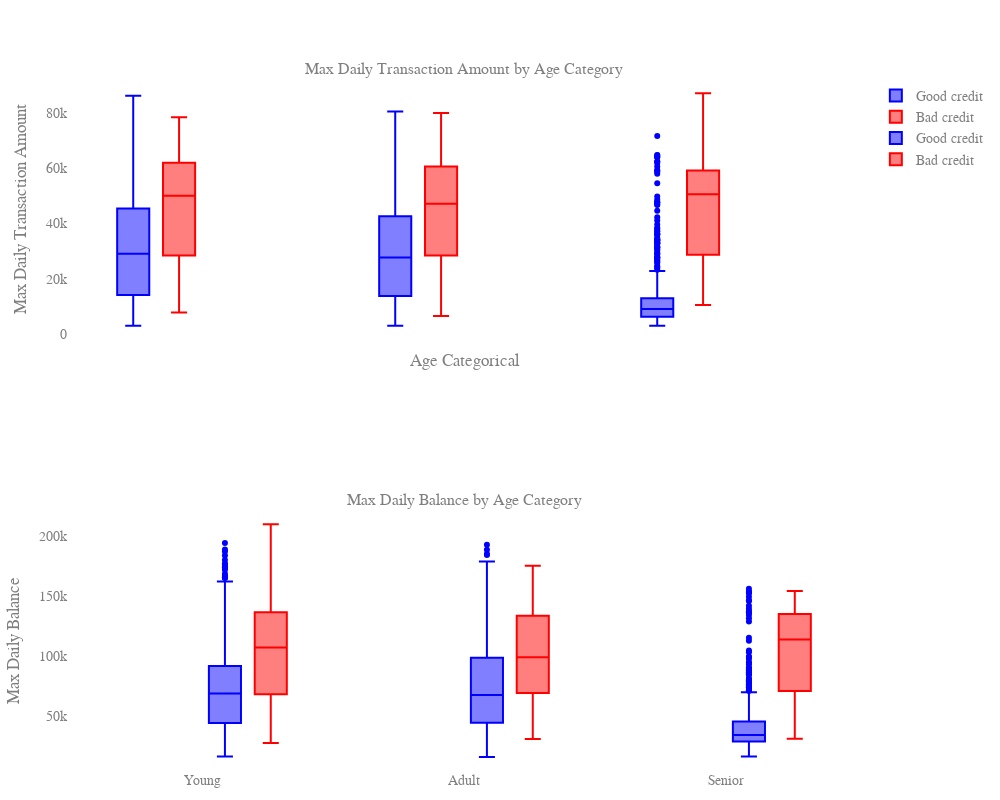

Notebook cell for this chart:
### Code cell
#Let's look the Credit Amount column
interval = (18, 35, 60, 120)

cats = ['Young', 'Adult', 'Senior']
df["Age_cat"] = pd.cut(df['AGE'], interval, labels=cats)


df_good = df[df["TARGET"] == 0]
df_bad = df[df["TARGET"] == 1]

# Create a subplot with two rows and one column
fig = make_subplots(rows=2, cols=1, shared_xaxes=True, subplot_titles=['Max Daily Transaction Amount by Age Category', 'Max Daily Balance by Age Category'])

# Box plot for "Max Transaction Amount"
trace0 = go.Box(
    y=df_good["AMOUNT"],
    x=df_good["Age_cat"],
    name='Good credit',
    marker=dict(color='blue')
)

trace1 = go.Box(
    y=df_bad['AMOUNT'],
    x=df_bad['Age_cat'],
    name='Bad credit',
    marker=dict(color='red')
)

fig.add_trace(trace0, row=1, col=1)
fig.add_trace(trace1, row=1, col=1)

# Box plot for "Max Daily Balance"
trace2 = go.Box(
    y=df_good["BALANCE"],
    x=df_good["Age_cat"],
    name='Good credit',
    marker=dict(color='blue')
)

trace3 = go.Box(
    y=df_bad['BALANCE'],
    x=df_bad['Age_cat'],
    name='Bad credit',
    marker=dict(color='red')
)

fig.add_trace(trace2, row=2, col=1)
fig.add_trace(trace3, row=2, col=1)

# Customize the layout
fig.update_layout(
    yaxis=dict(title='Max Daily Transaction Amount', zeroline=False),
    yaxis2=dict(title='Max Daily Balance', zeroline=False),
    xaxis=dict(title='Age Categorical'),
    boxmode='group',
    font=dict(family="Arial, sans-serif", size=14, color="#7f7f7f"),
    margin=dict(l=30, r=30, b=30, t=80),
    showlegend=True,
    plot_bgcolor='white',
    paper_bgcolor='white',
    width=1000,
    height=800
)

# Update subplot titles
fig.update_annotations(selector=dict(title='Max Daily Transaction Amount by Age Category'), font=dict(size=16))
fig.update_annotations(selector=dict(title='Max Daily Balance by Age Category'), font=dict(size=16))

# Show the combined figure
fig.show()

### Figure 1 — Plotly figure (JSON) as saved in the notebook; plotly's stock layout.template omitted (floating-point values rounded to 4 significant figures; data arrays with more than 128 entries replaced by an {"elided": "..."} marker saying what was removed)
{"data": [{"marker": {"color": "blue"}, "name": "Good credit", "type": "box", "x": {"elided": "3683 str values"}, "xaxis": "x", "y": {"elided": "3683 float values"}, "yaxis": "y"}, {"marker": {"color": "red"}, "name": "Bad credit", "type": "box", "x": {"elided": "660 str values"}, "xaxis": "x", "y": {"elided": "660 float values"}, "yaxis": "y"}, {"marker": {"color": "blue"}, "name": "Good credit", "type": "box", "x": {"elided": "3683 str values"}, "xaxis": "x2", "y": {"elided": "3683 float values"}, "yaxis": "y2"}, {"marker": {"color": "red"}, "name": "Bad credit", "type": "box", "x": {"elided": "660 str values"}, "xaxis": "x2", "y": {"elided": "660 float values"}, "yaxis": "y2"}], "layout": {"annotations": [{"font": {"size": 16}, "showarrow": false, "text": "Max Daily Transaction Amount by Age Category", "x": 0.5, "xanchor": "center", "xref": "paper", "y": 1, "yanchor": "bottom", "yref": "paper"}, {"font": {"size": 16}, "showarrow": false, "text": "Max Daily Balance by Age Category", "x": 0.5, "xanchor": "center", "xref": "paper", "y": 0.375, "yanchor": "bottom", "yref": "paper"}], "boxmode": "group", "font": {"color": "#7f7f7f", "family": "Arial, sans-serif", "size": 14}, "height": 800, "margin": {"b": 30, "l": 30, "r": 30, "t": 80}, "paper_bgcolor": "white", "plot_bgcolor": "white", "showlegend": true, "width": 1000, "xaxis": {"anchor": "y", "domain": [0, 1], "matches": "x2", "showticklabels": false, "title": {"text": "Age Categorical"}}, "xaxis2": {"anchor": "y2", "domain": [0, 1]}, "yaxis": {"anchor": "x", "domain": [0.625, 1], "title": {"text": "Max Daily Transaction Amount"}, "zeroline": false}, "yaxis2": {"anchor": "x2", "domain": [0, 0.375], "title": {"text": "Max Daily Balance"}, "zeroline": false}}}
